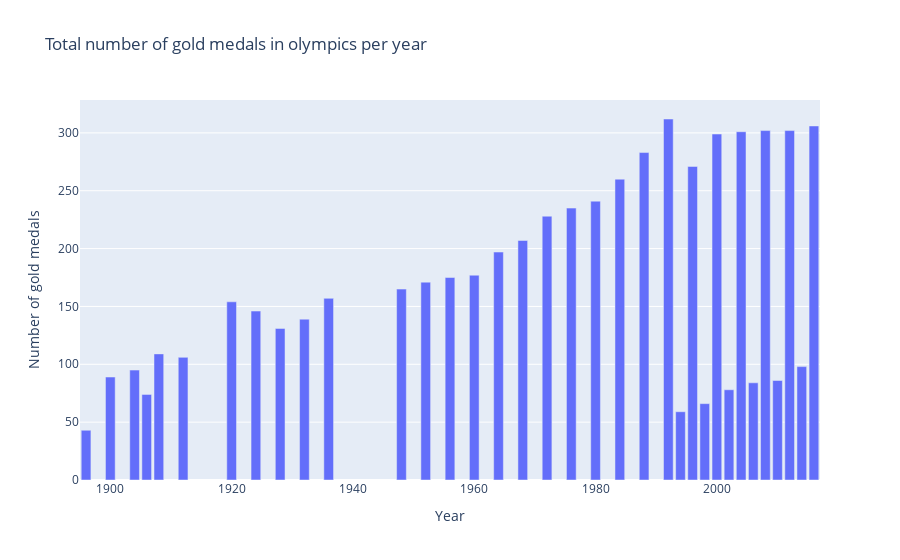

Notebook source saved alongside this figure:
### Code cell
# ... and plot it
fig = px.bar(
    df_gold_summarized,
    x=df_gold_summarized.index,
    y=["Medal"],
    title="Total number of gold medals in olympics per year",
    labels={"value": "Number of gold medals"}
)

fig.update_layout(showlegend=False)
fig.update_traces(hovertemplate = "Year: %{label}: <br>Number of gold medals: %{value}")

fig.show()

### Figure 1 — Plotly figure (JSON) as saved in the notebook; plotly's stock layout.template omitted (floating-point values rounded to 4 significant figures)
{"data": [{"alignmentgroup": "True", "hovertemplate": "Year: %{label}: <br>Number of gold medals: %{value}", "legendgroup": "Medal", "marker": {"color": "#636efa", "pattern": {"shape": ""}}, "name": "Medal", "offsetgroup": "Medal", "orientation": "v", "showlegend": true, "textposition": "auto", "type": "bar", "x": [1896, 1900, 1904, 1906, 1908, 1912, 1920, 1924, 1928, 1932, 1936, 1948, 1952, 1956, 1960, 1964, 1968, 1972, 1976, 1980, 1984, 1988, 1992, 1994, 1996, 1998, 2000, 2002, 2004, 2006, 2008, 2010, 2012, 2014, 2016], "xaxis": "x", "y": [43, 89, 95, 74, 109, 106, 154, 146, 131, 139, 157, 165, 171, 175, 177, 197, 207, 228, 235, 241, 260, 283, 312, 59, 271, 66, 299, 78, 301, 84, 302, 86, 302, 98, 306], "yaxis": "y"}], "layout": {"barmode": "relative", "legend": {"title": {"text": "variable"}, "tracegroupgap": 0}, "showlegend": false, "title": {"text": "Total number of gold medals in olympics per year"}, "xaxis": {"anchor": "y", "domain": [0, 1], "title": {"text": "Year"}}, "yaxis": {"anchor": "x", "domain": [0, 1], "title": {"text": "Number of gold medals"}}}}
